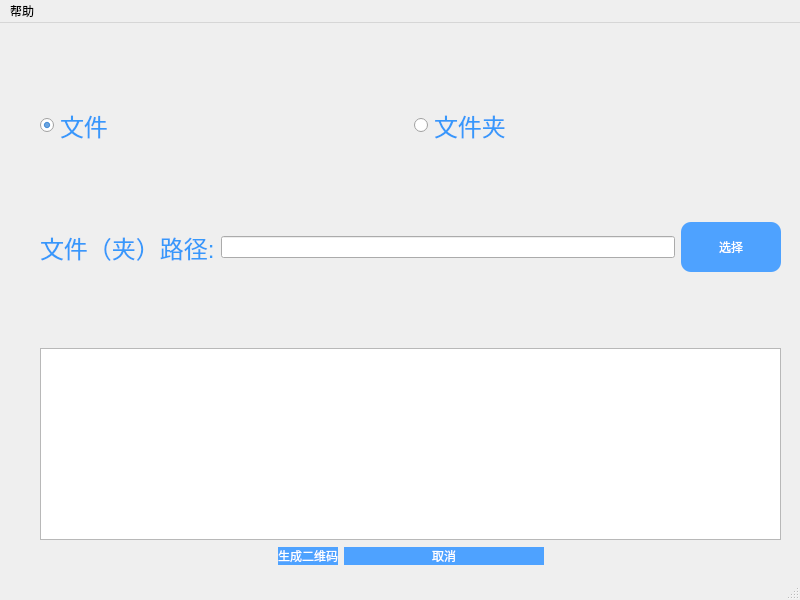
<?xml version="1.0" encoding="UTF-8"?>
<ui version="4.0">
 <class>MainWindow</class>
 <widget class="QMainWindow" name="MainWindow">
  <property name="geometry">
   <rect>
    <x>0</x>
    <y>0</y>
    <width>800</width>
    <height>600</height>
   </rect>
  </property>
  <property name="windowTitle">
   <string>文件传输</string>
  </property>
  <property name="styleSheet">
   <string notr="true">QMainWindow{
background-image: url(:/img/background.jpeg);


}</string>
  </property>
  <widget class="QWidget" name="centralwidget">
   <widget class="QWidget" name="">
    <property name="geometry">
     <rect>
      <x>40</x>
      <y>12</y>
      <width>741</width>
      <height>531</height>
     </rect>
    </property>
    <layout class="QVBoxLayout" name="verticalLayout">
     <item>
      <spacer name="verticalSpacer_2">
       <property name="orientation">
        <enum>Qt::Vertical</enum>
       </property>
       <property name="sizeHint" stdset="0">
        <size>
         <width>20</width>
         <height>40</height>
        </size>
       </property>
      </spacer>
     </item>
     <item>
      <layout class="QHBoxLayout" name="horizontalLayout_3">
       <item>
        <widget class="QRadioButton" name="fileMode">
         <property name="styleSheet">
          <string notr="true">font:24pt &quot;Microsoft YaHei UI&quot;;
color:rgba(55,152,251,1);
font-size:24px;
line-height:67px;</string>
         </property>
         <property name="text">
          <string>文件</string>
         </property>
         <property name="checked">
          <bool>true</bool>
         </property>
         <attribute name="buttonGroup">
          <string notr="true">buttonGroup</string>
         </attribute>
        </widget>
       </item>
       <item>
        <widget class="QRadioButton" name="directorMode">
         <property name="styleSheet">
          <string notr="true">font:24pt &quot;Microsoft YaHei UI&quot;;
color:rgba(55,152,251,1);
font-size:24px;
line-height:67px;</string>
         </property>
         <property name="text">
          <string>文件夹</string>
         </property>
         <attribute name="buttonGroup">
          <string notr="true">buttonGroup</string>
         </attribute>
        </widget>
       </item>
      </layout>
     </item>
     <item>
      <spacer name="verticalSpacer_3">
       <property name="orientation">
        <enum>Qt::Vertical</enum>
       </property>
       <property name="sizeHint" stdset="0">
        <size>
         <width>20</width>
         <height>40</height>
        </size>
       </property>
      </spacer>
     </item>
     <item>
      <layout class="QHBoxLayout" name="horizontalLayout">
       <item>
        <widget class="QLabel" name="label">
         <property name="styleSheet">
          <string notr="true">font:24pt &quot;Microsoft YaHei UI&quot;;
color:rgba(55,152,251,1);
font-size:24px;
line-height:67px;</string>
         </property>
         <property name="text">
          <string>文件（夹）路径:</string>
         </property>
        </widget>
       </item>
       <item>
        <widget class="QLineEdit" name="showFilePath"/>
       </item>
       <item>
        <widget class="QPushButton" name="pushButton">
         <property name="minimumSize">
          <size>
           <width>100</width>
           <height>50</height>
          </size>
         </property>
         <property name="styleSheet">
          <string notr="true">font:24px &quot;Microsoft YaHei UI&quot;;
background-color:#3385ff;
color:rgba(255,255,255,1);
background:rgba(78,162,255,1);
border-radius:10px;</string>
         </property>
         <property name="text">
          <string>选择</string>
         </property>
        </widget>
       </item>
      </layout>
     </item>
     <item>
      <spacer name="verticalSpacer">
       <property name="orientation">
        <enum>Qt::Vertical</enum>
       </property>
       <property name="sizeHint" stdset="0">
        <size>
         <width>20</width>
         <height>13</height>
        </size>
       </property>
      </spacer>
     </item>
     <item>
      <widget class="QTextEdit" name="showUrlText"/>
     </item>
     <item>
      <layout class="QHBoxLayout" name="horizontalLayout_2">
       <item>
        <spacer name="horizontalSpacer_3">
         <property name="orientation">
          <enum>Qt::Horizontal</enum>
         </property>
         <property name="sizeHint" stdset="0">
          <size>
           <width>40</width>
           <height>20</height>
          </size>
         </property>
        </spacer>
       </item>
       <item>
        <widget class="QPushButton" name="pushButton_2">
         <property name="styleSheet">
          <string notr="true">font:36px &quot;Microsoft YaHei UI&quot;;
background-color:#3385ff;
color:rgba(255,255,255,1);
background:rgba(78,162,255,1);
border-radius:15px;</string>
         </property>
         <property name="text">
          <string>生成二维码</string>
         </property>
        </widget>
       </item>
       <item>
        <widget class="QPushButton" name="pushButton_3">
         <property name="minimumSize">
          <size>
           <width>200</width>
           <height>0</height>
          </size>
         </property>
         <property name="styleSheet">
          <string notr="true">font:36px &quot;Microsoft YaHei UI&quot;;
background-color:#3385ff;
color:rgba(255,255,255,1);
background:rgba(78,162,255,1);
border-radius:15px;</string>
         </property>
         <property name="text">
          <string>取消</string>
         </property>
        </widget>
       </item>
       <item>
        <spacer name="horizontalSpacer_4">
         <property name="orientation">
          <enum>Qt::Horizontal</enum>
         </property>
         <property name="sizeHint" stdset="0">
          <size>
           <width>40</width>
           <height>20</height>
          </size>
         </property>
        </spacer>
       </item>
      </layout>
     </item>
    </layout>
   </widget>
  </widget>
  <widget class="QMenuBar" name="menubar">
   <property name="geometry">
    <rect>
     <x>0</x>
     <y>0</y>
     <width>800</width>
     <height>23</height>
    </rect>
   </property>
   <widget class="QMenu" name="menu">
    <property name="title">
     <string>帮助</string>
    </property>
    <addaction name="action"/>
    <addaction name="action_2"/>
    <addaction name="action_3"/>
   </widget>
   <addaction name="menu"/>
  </widget>
  <widget class="QStatusBar" name="statusbar"/>
  <action name="action">
   <property name="text">
    <string>软件说明</string>
   </property>
  </action>
  <action name="action_2">
   <property name="text">
    <string>软件版本</string>
   </property>
  </action>
  <action name="action_3">
   <property name="text">
    <string>关于</string>
   </property>
  </action>
 </widget>
 <resources>
  <include location="resource.qrc"/>
 </resources>
 <connections>
  <connection>
   <sender>pushButton</sender>
   <signal>clicked()</signal>
   <receiver>MainWindow</receiver>
   <slot>selectFilePath()</slot>
   <hints>
    <hint type="sourcelabel">
     <x>729</x>
     <y>373</y>
    </hint>
    <hint type="destinationlabel">
     <x>663</x>
     <y>-14</y>
    </hint>
   </hints>
  </connection>
  <connection>
   <sender>pushButton_2</sender>
   <signal>clicked()</signal>
   <receiver>MainWindow</receiver>
   <slot>generateQRCode()</slot>
   <hints>
    <hint type="sourcelabel">
     <x>313</x>
     <y>528</y>
    </hint>
    <hint type="destinationlabel">
     <x>356</x>
     <y>-10</y>
    </hint>
   </hints>
  </connection>
  <connection>
   <sender>pushButton_3</sender>
   <signal>clicked()</signal>
   <receiver>MainWindow</receiver>
   <slot>closeWindow()</slot>
   <hints>
    <hint type="sourcelabel">
     <x>529</x>
     <y>518</y>
    </hint>
    <hint type="destinationlabel">
     <x>492</x>
     <y>-8</y>
    </hint>
   </hints>
  </connection>
  <connection>
   <sender>buttonGroup</sender>
   <signal>buttonClicked(QAbstractButton*)</signal>
   <receiver>MainWindow</receiver>
   <slot>selectFileMode()</slot>
   <hints>
    <hint type="sourcelabel">
     <x>-1</x>
     <y>-1</y>
    </hint>
    <hint type="destinationlabel">
     <x>399</x>
     <y>299</y>
    </hint>
   </hints>
  </connection>
 </connections>
 <slots>
  <slot>selectFilePath()</slot>
  <slot>generateQRCode()</slot>
  <slot>closeWindow()</slot>
  <slot>selectFileMode()</slot>
 </slots>
 <buttongroups>
  <buttongroup name="buttonGroup"/>
 </buttongroups>
</ui>
